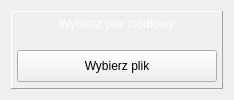
            <widget class="QWidget" name="fileInputScreen">
             <layout class="QVBoxLayout" name="verticalLayout_10">
              <item alignment="Qt::AlignHCenter">
               <widget class="QFrame" name="frame_45">
                <property name="minimumSize">
                 <size>
                  <width>0</width>
                  <height>0</height>
                 </size>
                </property>
                <property name="frameShape">
                 <enum>QFrame::Panel</enum>
                </property>
                <property name="frameShadow">
                 <enum>QFrame::Raised</enum>
                </property>
                <layout class="QVBoxLayout" name="verticalLayout_36">
                 <property name="spacing">
                  <number>0</number>
                 </property>
                 <property name="leftMargin">
                  <number>5</number>
                 </property>
                 <property name="topMargin">
                  <number>5</number>
                 </property>
                 <property name="rightMargin">
                  <number>5</number>
                 </property>
                 <property name="bottomMargin">
                  <number>5</number>
                 </property>
                 <item alignment="Qt::AlignHCenter|Qt::AlignTop">
                  <widget class="QFrame" name="headerFileInput">
                   <property name="frameShadow">
                    <enum>QFrame::Raised</enum>
                   </property>
                   <layout class="QHBoxLayout" name="horizontalLayout_12">
                    <property name="spacing">
                     <number>0</number>
                    </property>
                    <property name="leftMargin">
                     <number>0</number>
                    </property>
                    <property name="topMargin">
                     <number>0</number>
                    </property>
                    <property name="rightMargin">
                     <number>0</number>
                    </property>
                    <property name="bottomMargin">
                     <number>0</number>
                    </property>
                    <item>
                     <widget class="QLabel" name="label_5">
                      <property name="styleSheet">
                       <string notr="true">font: 75 16pt &quot;Trebuchet MS&quot;;
color:white;</string>
                      </property>
                      <property name="text">
                       <string>Wybierz plik źródłowy</string>
                      </property>
                      <property name="textFormat">
                       <enum>Qt::RichText</enum>
                      </property>
                     </widget>
                    </item>
                   </layout>
                  </widget>
                 </item>
                 <item alignment="Qt::AlignHCenter|Qt::AlignTop">
                  <widget class="QFrame" name="fileFrame">
                   <property name="sizePolicy">
                    <sizepolicy hsizetype="Preferred" vsizetype="Preferred">
                     <horstretch>0</horstretch>
                     <verstretch>0</verstretch>
                    </sizepolicy>
                   </property>
                   <property name="minimumSize">
                    <size>
                     <width>200</width>
                     <height>0</height>
                    </size>
                   </property>
                   <property name="frameShape">
                    <enum>QFrame::NoFrame</enum>
                   </property>
                   <property name="frameShadow">
                    <enum>QFrame::Raised</enum>
                   </property>
                   <layout class="QVBoxLayout" name="verticalLayout_11">
                    <property name="spacing">
                     <number>0</number>
                    </property>
                    <property name="leftMargin">
                     <number>0</number>
                    </property>
                    <property name="topMargin">
                     <number>0</number>
                    </property>
                    <property name="rightMargin">
                     <number>0</number>
                    </property>
                    <property name="bottomMargin">
                     <number>0</number>
                    </property>
                    <item>
                     <widget class="QPushButton" name="loadFileInputBtn">
                      <property name="maximumSize">
                       <size>
                        <width>200</width>
                        <height>16777215</height>
                       </size>
                      </property>
                      <property name="styleSheet">
                       <string notr="true">font: 10pt &quot;Trebuchet MS&quot;;
padding: 8px;</string>
                      </property>
                      <property name="text">
                       <string>Wybierz plik</string>
                      </property>
                     </widget>
                    </item>
                   </layout>
                  </widget>
                 </item>
                </layout>
               </widget>
              </item>
             </layout>
            </widget>
